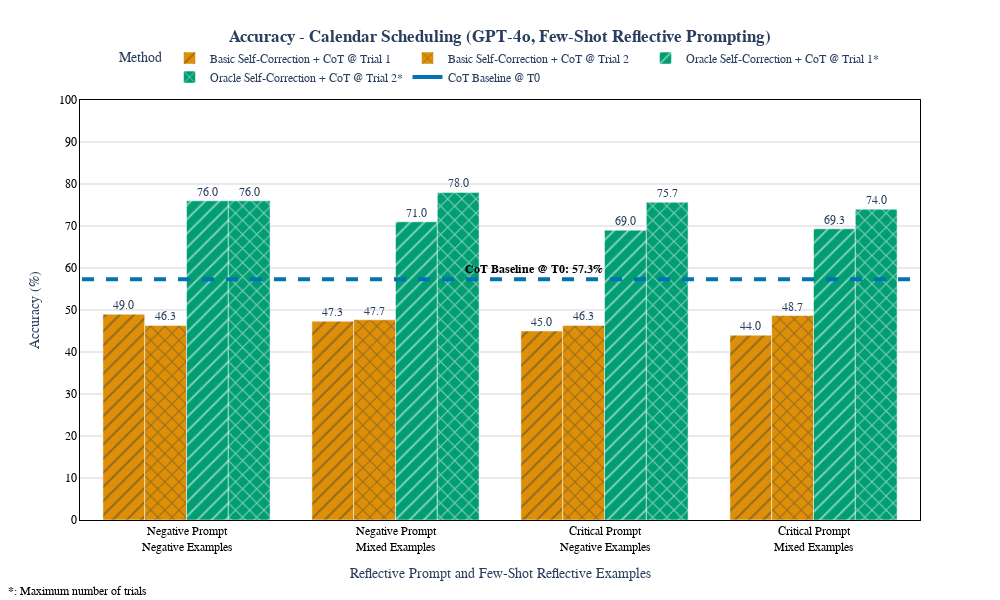

This figure's notebook cell:
### Code cell
import plotly.graph_objects as go
import numpy as np

# Ensure mapping dictionaries are defined correctly
prompt_example_mapping = {
    'negative_prompt_negative_examples': 'Negative Prompt<br>Negative Examples',
    'negative_prompt_mixed_examples': 'Negative Prompt<br>Mixed Examples',
    'critical_prompt_negative_examples': 'Critical Prompt<br>Negative Examples',
    'critical_prompt_mixed_examples': 'Critical Prompt<br>Mixed Examples',
    # Add other prompt examples if necessary
}

# Optional: Customize x-axis category order with new labels
desired_prompt_order = [
    'Negative Prompt<br>Negative Examples',
    'Negative Prompt<br>Mixed Examples',
    'Critical Prompt<br>Negative Examples',
    'Critical Prompt<br>Mixed Examples'
]


# Define pattern styles for each category
pattern_for_category = {
    'Basic Self-Correction + CoT @ Trial 1': '/',
    'Basic Self-Correction + CoT @ Trial 2': 'x',
    'Oracle Self-Correction + CoT @ Trial 1*': '/',
    'Oracle Self-Correction + CoT @ Trial 2*': 'x'
}

# Initialize the figure
fig = go.Figure()

# Add a bar for each method

for method in desired_order:
    method_data = other_accuracy_pivot[other_accuracy_pivot['method'] == method].copy()
    if method_data.empty:
        continue  # Skip if there's no data for the method
    # Map the prompt examples to new labels
    method_data['prompt_examples'] = method_data['prompt_examples'].map(prompt_example_mapping)
    # Multiply accuracy by 100
    method_data['accuracy_percent'] = method_data['accuracy'] * 100
    pattern = pattern_for_category.get(method)
    
    fig.add_trace(go.Bar(
        x=method_data['prompt_examples'],
        y=method_data['accuracy_percent'],
        name=method_name_mapping.get(method, method),
        text=[f"{acc:.1f}" for acc in method_data['accuracy_percent']],  # Remove % symbol
        textposition='outside',
        marker=dict(
            color=method_colors.get(method, '#000000'), 
            pattern=dict(shape=pattern) 
        ),
    ))

# Add a trace for the horizontal line to appear in the legend
fig.add_trace(go.Scatter(
    x=[None],  # No data points
    y=[None],
    mode='lines',
    line=dict(color=colors[0], width=4),  # Match the horizontal line's style
    name='CoT Baseline @ T0',  # Legend entry name
    showlegend=True,
))


# Calculate the average accuracy for 'cot_1' and convert to percentage
cot1_accuracy = cot1_pivot['accuracy'].iloc[0]  # Assuming only one row for 'cot_1'
cot1_accuracy_percent = cot1_accuracy * 100

# Add a horizontal line for 'cot_1' accuracy
fig.add_shape(
    type="line",
    xref='x',
    yref='y',
    x0=-0.5,  # Start just before the first bar
    y0=cot1_accuracy_percent,
    x1=len(desired_prompt_order) - 0.5,  # End just after the last bar
    y1=cot1_accuracy_percent,
    line=dict(color=colors[0], width=4, dash="dash"),
)

# Add annotation for 'cot_1' accuracy
fig.add_annotation(
    x=0.54,  # Relative position along the x-axis in paper coordinates
    y=cot1_accuracy_percent,
    xref="paper",
    yref="y",
    text=f"<b>CoT Baseline @ T0: {cot1_accuracy_percent:.1f}%</b>",  # Include % symbol in annotation
    showarrow=False,
    font=dict(color="black", size=12),
    align="left",
    yshift=10
)

# Add annotation explaining the asterisk (*) symbol
fig.add_annotation(
    x=-0.1,  # Position at the very left of the plot
    y=-0.15,  # Position slightly below the plot area; adjust as needed
    xref='paper',  # Reference the entire plotting area horizontally
    yref='paper',  # Reference the entire plotting area vertically
    text="<b>*</b>: Maximum number of trials",  # Explanation text
    showarrow=False,  # No arrow pointing to anything
    font=dict(color="black", size=12),  # Font styling
    align="left",  # Left-align the text
    xanchor='left',  # Anchor the text to the left
    yanchor='top',   # Anchor the text to the top
    xshift=10,        # Horizontal shift to move the text slightly right
    yshift=0          # No vertical shift since it's already below the plot
)

# Update layout for grouped bars with modified axes and grid lines
fig.update_layout(
    barmode='group',
    title={
        'text': '<b>Accuracy - Calendar Scheduling (GPT-4o, Few-Shot Reflective Prompting)</b>',
        'y': 0.95,
        'x': 0.5,
        'xanchor': 'center',
        'yanchor': 'top'
    },
    xaxis_title='Reflective Prompt and Few-Shot Reflective Examples',
    yaxis_title='Accuracy (%)',  # Add (%) to the y-axis title
    template='plotly_white',
    font=dict(family="Arial, sans-serif", size=12),
    width=1000,
    height=600,
    legend_title_text='Method',
    legend=dict(
        orientation="h",
        yanchor="bottom",
        y=1.02,
        xanchor="center",
        x=0.5
    ),
    # Modify xaxis and yaxis to set axis lines to black and enhance grid lines
    xaxis=dict(
        categoryorder='array',
        categoryarray=desired_prompt_order,
        linecolor='black',             # Set x-axis line color to black
        showline=True,                 # Show x-axis line
        tickfont=dict(color='black'),  # Set x-axis tick labels to black
        showgrid=False,                # Remove vertical grid lines
        zeroline=False,                # Remove zero line if not needed
        mirror='all'                   # Mirror x-axis lines on all sides (adds top line)
    ),
    yaxis=dict(
        tickformat=None,               # Show numbers without the percent symbol
        linecolor='black',             # Set y-axis line color to black
        showline=True,                 # Show y-axis line
        tickfont=dict(color='black'),  # Set y-axis tick labels to black
        gridcolor='lightgrey',         # Set grid line color to light grey
        gridwidth=1,                   # Increase grid line width for intensity
        zeroline=False,                # Remove zero line if not needed
        mirror='all',                  # Mirror y-axis lines on all sides (adds right line)
        # Show 0 to 100
        range=[0, 100],
        tickvals=np.arange(0, 101, 10)
    )
)

# Set the x-axis category order to the desired order
fig.update_xaxes(categoryorder='array', categoryarray=desired_prompt_order)

# Show the figure
fig.show()

# Save the figure as a PDF
# Ensure you have the 'kaleido' package installed: pip install kaleido
fig.write_image("accuracy_by_method_prompt_examples.pdf")

### Figure 1 — Plotly figure (JSON) as saved in the notebook; plotly's stock layout.template omitted (floating-point values rounded to 4 significant figures)
{"data": [{"marker": {"color": "#DE8F05", "pattern": {"shape": "/"}}, "name": "Basic Self-Correction + CoT @ Trial 1", "text": ["44.0", "45.0", "47.3", "49.0"], "textposition": "outside", "type": "bar", "x": ["Critical Prompt<br>Mixed Examples", "Critical Prompt<br>Negative Examples", "Negative Prompt<br>Mixed Examples", "Negative Prompt<br>Negative Examples"], "y": [44, 45, 47.33, 49]}, {"marker": {"color": "#DE8F05", "pattern": {"shape": "x"}}, "name": "Basic Self-Correction + CoT @ Trial 2", "text": ["48.7", "46.3", "47.7", "46.3"], "textposition": "outside", "type": "bar", "x": ["Critical Prompt<br>Mixed Examples", "Critical Prompt<br>Negative Examples", "Negative Prompt<br>Mixed Examples", "Negative Prompt<br>Negative Examples"], "y": [48.67, 46.33, 47.67, 46.33]}, {"marker": {"color": "#029E73", "pattern": {"shape": "/"}}, "name": "Oracle Self-Correction + CoT @ Trial 1*", "text": ["69.3", "69.0", "71.0", "76.0"], "textposition": "outside", "type": "bar", "x": ["Critical Prompt<br>Mixed Examples", "Critical Prompt<br>Negative Examples", "Negative Prompt<br>Mixed Examples", "Negative Prompt<br>Negative Examples"], "y": [69.33, 69, 71, 76]}, {"marker": {"color": "#029E73", "pattern": {"shape": "x"}}, "name": "Oracle Self-Correction + CoT @ Trial 2*", "text": ["74.0", "75.7", "78.0", "76.0"], "textposition": "outside", "type": "bar", "x": ["Critical Prompt<br>Mixed Examples", "Critical Prompt<br>Negative Examples", "Negative Prompt<br>Mixed Examples", "Negative Prompt<br>Negative Examples"], "y": [74, 75.67, 78, 76]}, {"line": {"color": "#0173B2", "width": 4}, "mode": "lines", "name": "CoT Baseline @ T0", "showlegend": true, "type": "scatter", "x": [null], "y": [null]}], "layout": {"annotations": [{"align": "left", "font": {"color": "black", "size": 12}, "showarrow": false, "text": "<b>CoT Baseline @ T0: 57.3%</b>", "x": 0.54, "xref": "paper", "y": 57.33, "yref": "y", "yshift": 10}, {"align": "left", "font": {"color": "black", "size": 12}, "showarrow": false, "text": "<b>*</b>: Maximum number of trials", "x": -0.1, "xanchor": "left", "xref": "paper", "xshift": 10, "y": -0.15, "yanchor": "top", "yref": "paper", "yshift": 0}], "barmode": "group", "font": {"family": "Arial, sans-serif", "size": 12}, "height": 600, "legend": {"orientation": "h", "title": {"text": "Method"}, "x": 0.5, "xanchor": "center", "y": 1.02, "yanchor": "bottom"}, "shapes": [{"line": {"color": "#0173B2", "dash": "dash", "width": 4}, "type": "line", "x0": -0.5, "x1": 3.5, "xref": "x", "y0": 57.33, "y1": 57.33, "yref": "y"}], "title": {"text": "<b>Accuracy - Calendar Scheduling (GPT-4o, Few-Shot Reflective Prompting)</b>", "x": 0.5, "xanchor": "center", "y": 0.95, "yanchor": "top"}, "width": 1000, "xaxis": {"categoryarray": ["Negative Prompt<br>Negative Examples", "Negative Prompt<br>Mixed Examples", "Critical Prompt<br>Negative Examples", "Critical Prompt<br>Mixed Examples"], "categoryorder": "array", "linecolor": "black", "mirror": "all", "showgrid": false, "showline": true, "tickfont": {"color": "black"}, "title": {"text": "Reflective Prompt and Few-Shot Reflective Examples"}, "zeroline": false}, "yaxis": {"gridcolor": "lightgrey", "gridwidth": 1, "linecolor": "black", "mirror": "all", "range": [0, 100], "showline": true, "tickfont": {"color": "black"}, "tickvals": [0, 10, 20, 30, 40, 50, 60, 70, 80, 90, 100], "title": {"text": "Accuracy (%)"}, "zeroline": false}}}
